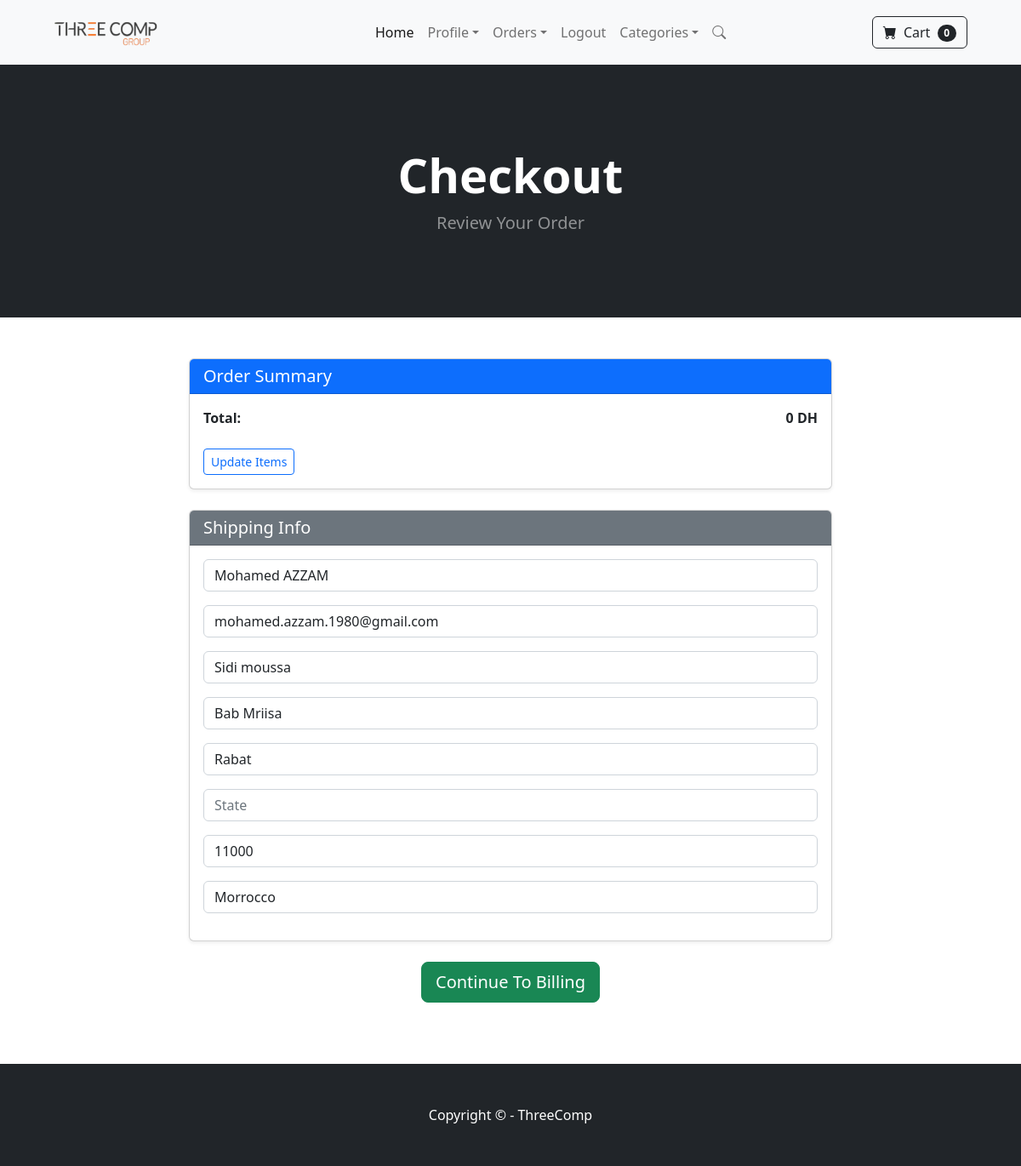
The app's page /payment/checkout (signed in) with its own data.
### payment/models.py (models this page shows, shortened)
class ShippingAddress(models.Model):
    user = models.ForeignKey(User, on_delete=models.CASCADE, null=True, blank=True)
    shipping_full_name = models.CharField(max_length=255)
    shipping_email = models.CharField(max_length=255)
    shipping_address1 = models.CharField(max_length=255 )
    shipping_address2 = models.CharField(max_length=255,null=True, blank=True)
    shipping_city = models.CharField(max_length=255)
    shipping_state = models.CharField(max_length=255, null=True, blank=True)
    shipping_zipcode = models.CharField(max_length=255,  null=True, blank=True)
    shipping_country = models.CharField(max_length=255)
    class Meta:
        verbose_name_plural = "Shipping Address"

### payment/views.py (the view)
# urls.py: path('checkout', views.checkout, name='checkout'),
def checkout(request):
    cart = Cart(request)
    cart_products = cart.get_prods
    quantities = cart.get_quants
    totals = cart.cart_total()
    if request.user.is_authenticated:
        shipping_user, created = ShippingAddress.objects.get_or_create(user__id=request.user.id)
        shipping_form = ShippingForm(request.POST or None, instance=shipping_user)
    else:
        shipping_form = ShippingForm(request.POST or None)
    context = {
        'cart_products': cart_products,
        'quantities': quantities,
        'totals': totals,
        'shipping_form': shipping_form,  # Add it here after it's defined
    }
    return render(request, 'checkout.html', context)

### cart/cart.py (called while the page is built, shortened)
    def cart_total(self):
        product_ids = self.cart.keys()
        products = produit.objects.filter(id__in=product_ids)
        quantities = self.cart
        total = 0
        return total

    def __len__(self):
        return len(self.cart)

    def get_prods(self):
        products_ids = self.cart.keys()
        products = produit.objects.filter(id__in=products_ids)
        return products

### cart/context_processors.py (called while the page is built)
def cart(request):
    return {'cart': Cart(request)}

### payment/Templates/checkout.html (shortened to what this page needs)
{% extends 'Ecom/base.html' %}
{% load static %}
{% block content %}
    <header class="bg-dark py-5">
        <div class="container px-4 px-lg-5 my-5 text-center">
            <div class="text-white">
                <h1 class="display-4 fw-bolder">Checkout</h1>
                <p class="lead fw-normal text-white-50 mb-0">Review Your Order</p>
            </div>
        </div>
    </header>
    <div class="container my-5">
        <div class="row">
            <div class="col-md-8 offset-md-2">
                <div class="card shadow-sm mb-4">
                    <div class="card-header bg-primary text-white">
                        <h5 class="mb-0">Order Summary</h5>
                    </div>
                    <div class="card-body">
                        <div class="d-flex justify-content-between">
                            <strong>Total:</strong>
                            <strong>{{ totals }} DH</strong>
                        </div>
                        <br>
                        <a href="{% url 'cart_summary' %}" class="btn btn-sm btn-outline-primary">Update Items</a>
                    </div>
                </div>
                <div class="card shadow-sm mb-4">
                    <div class="card-header bg-secondary text-white">
                        <h5 class="mb-0">Shipping Info</h5>
                    </div>
                    <div class="card-body">
                        <form action="{% url 'billing_info' %}" method="post">
                            {{ shipping_form.as_p }}
                    </div>
                </div>
                <div class="text-center mb-4">
                    <button type="submit" class="btn btn-lg btn-success">Continue To Billing</button>
                </div>
            </div>
        </div>
    </div>
{% endblock content %}

### records on screen
ShippingAddress: shipping_full_name "Mohamed AZZAM", shipping_email "mohamed.azzam.1980@gmail.com", shipping_address1 "Sidi moussa", shipping_address2 "Bab Mriisa", shipping_city "Rabat", shipping_zipcode "11000", shipping_country "Morrocco"

### other values on screen
{{ cart|length }} "0"
{{ totals }} "0"
